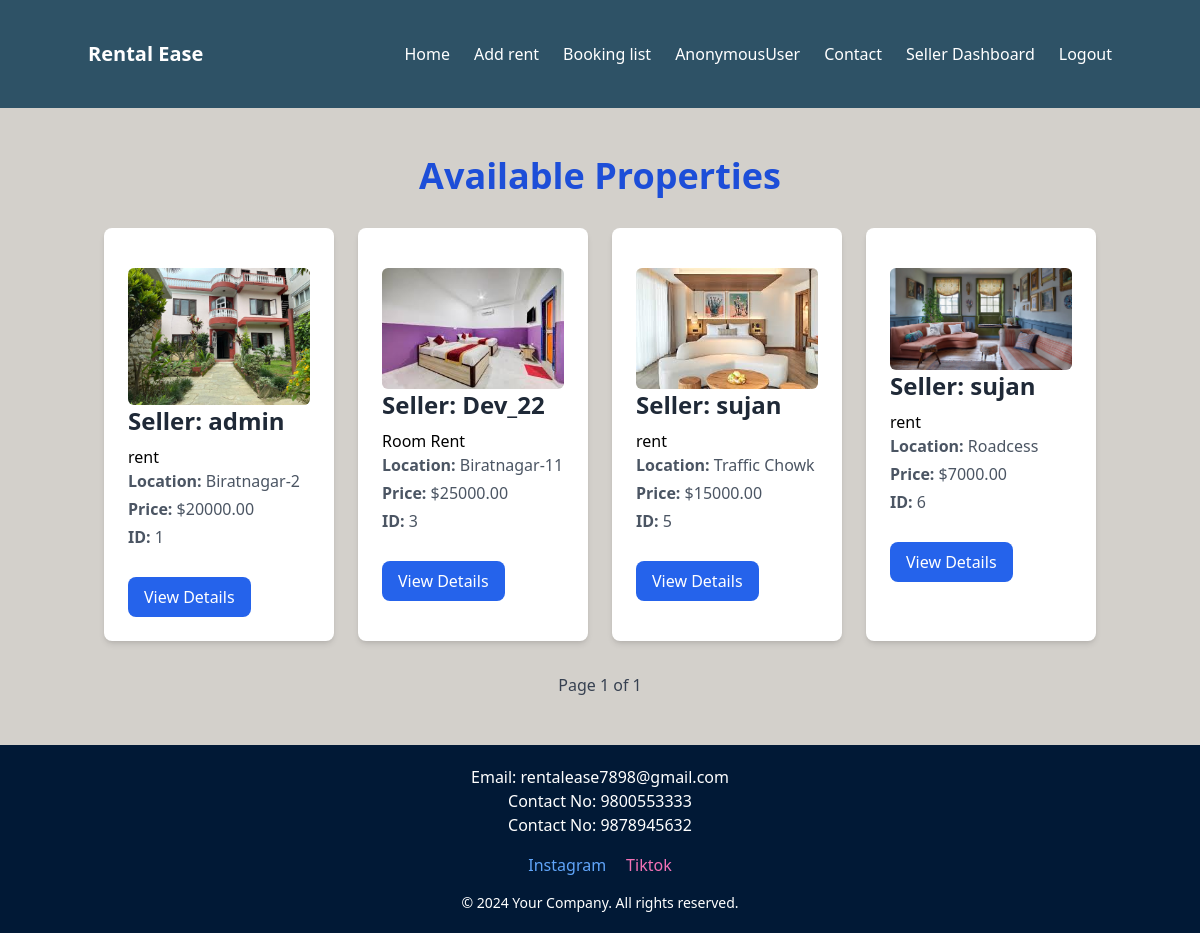
The app's page /property?page=2, older data.
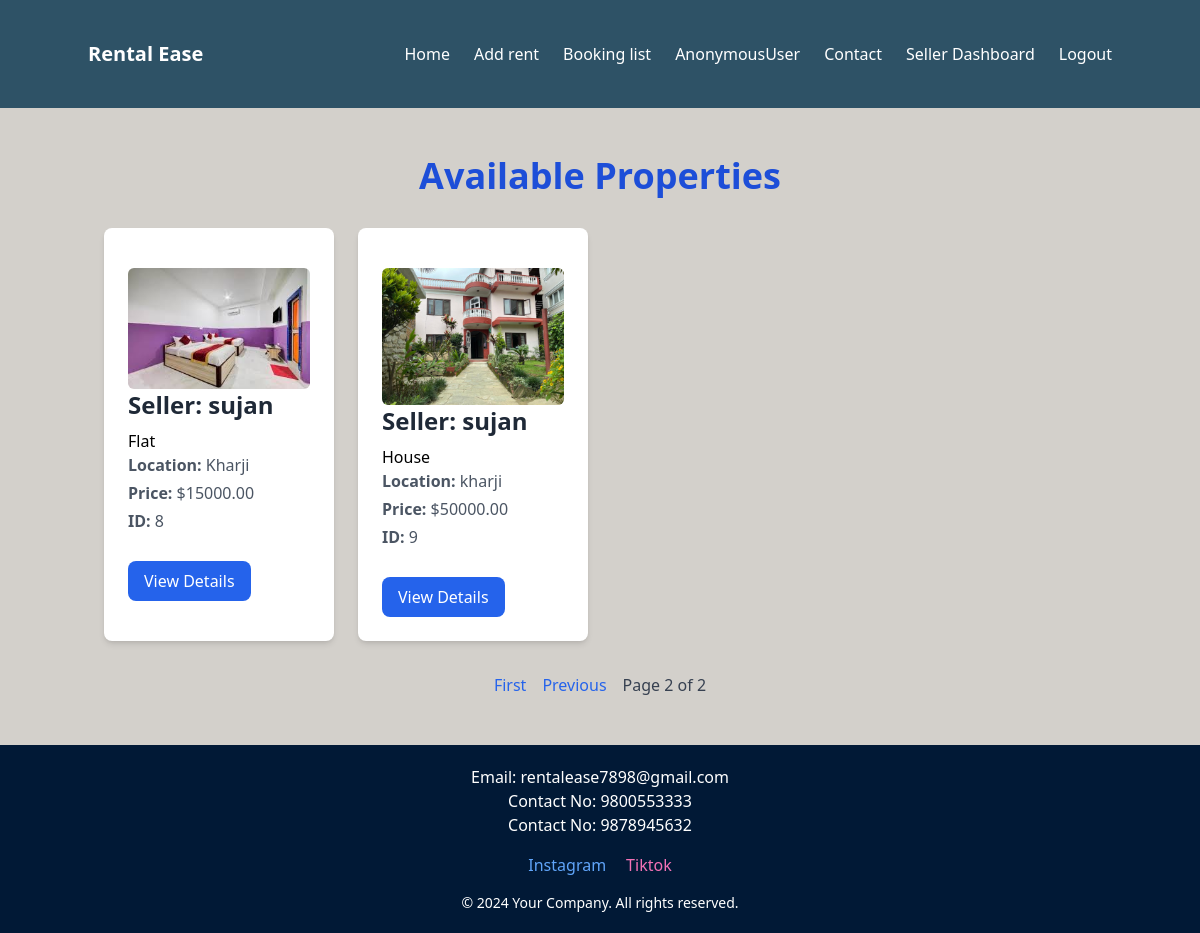
The same page, newer data.
### app/models.py (models this page shows, shortened)
class Property(models.Model):
    seller = models.ForeignKey(User, on_delete=models.CASCADE, related_name='properties',default=True)
    title = models.CharField(max_length=255)
    description = models.TextField()
    price = models.DecimalField(max_digits=10, decimal_places=2)
    location = models.CharField(max_length=255)
    approval_status = models.CharField(
        max_length=10,
        choices=[('approved', 'Approved'), ('rejected', 'Rejected'), ('pending', 'Pending')],
        default='pending'
    )
    is_available = models.BooleanField(default=True)
    is_booked = models.BooleanField(default=False)
    image = models.ImageField(upload_to='property_images/', blank=True, null=True)
    slug = models.SlugField(unique=True, blank=True)  # Unique slug for the property

### app/views.py (the view)
# urls.py: path('property', Properties, name='allproperties'),
def Properties(request):
    property=Property.objects.filter(is_booked=False)
    paginator = Paginator(property, 4)  # Show 4 properties per page
    page_number = request.GET.get('page')  # Get the page number from URL
    page_obj = paginator.get_page(page_number)  # Get the corresponding page object
    context={
        'property':property,
        'page_obj':page_obj
    }
    return render(request,'property.html',context)

### app/templates/property.html (shortened to what this page needs)
{% extends 'navbar_footer.html' %} {% block content %}
<body class="bg-[#D3D0CBFF] font-sans">
  <div class="container mx-auto px-4 py-12">
    <h1 class="text-4xl font-bold text-blue-700 text-center mb-8">
      Available Properties
    </h1>
    <div class="grid gap-6 md:grid-cols-2 lg:grid-cols-4">
      {% if page_obj.object_list %} {% for item in page_obj.object_list %}
      <div
        class="bg-white rounded-lg shadow-md p-6 transform hover:scale-105 transition duration-300"
      >
      {% if item.image %}
      <img
        src="{{ item.image.url }}"
        alt="{{ item.title }}"
        class="mt-4 rounded-md max-w-full max-h-30 object-contain"
      />
      {% else %}
      <div
        class="mt-4 rounded-md max-w-full max-h-30 bg-gray-200 flex items-center justify-center"
      >
        <span class="text-gray-500">No Image Available</span>
      </div>
      {% endif %}
        <h2 class="text-2xl font-semibold text-gray-800 mb-2">
          Seller: {{ item.seller }}
        </h2>
        <a href="{% if item.slug %}{% url 'property_detail' slug=item.slug %}{% else %}#{% endif %}">
          {{ item.title }}
        </a>
        <p class="text-gray-600 mb-1">
          <strong>Location:</strong> {{ item.location }}
        </p>
        <p class="text-gray-600 mb-1">
          <strong>Price:</strong> ${{ item.price }}
        </p>
        <p class="text-gray-600 mb-3"><strong>ID:</strong> {{ item.id }}</p>
        <a
          href="{% url 'book_property' item.id %}"
          class="inline-block bg-blue-600 text-white py-2 px-4 rounded-lg hover:bg-blue-700 transition duration-300 mt-4"
        >
          View Details
        </a>
      </div>
      {% endfor %} {% else %}
      <p class="text-center text-gray-500 col-span-full">
        No properties available at the moment.
      </p>
      {% endif %}
    </div>
    <div class="flex justify-center mt-8">
      <div class="flex items-center space-x-4">
        {% if page_obj.has_previous %}
        <a
          href="?page=1"
          class="text-blue-600 hover:text-blue-700 font-medium"
        >
          First
        </a>
        <a
          href="?page={{ page_obj.previous_page_number }}"
          class="text-blue-600 hover:text-blue-700 font-medium"
        >
          Previous
        </a>
        {% endif %}
        <span class="text-gray-700 font-medium">
          Page {{ page_obj.number }} of {{ page_obj.paginator.num_pages }}
        </span>
      </div>
    </div>
    </div>
  </div>
</body>
{% endblock %}

Row changes from the older to the newer data that the page shows:
no longer on this page (row unchanged): Property: image (picture), seller "admin", title "rent", location "Biratnagar-2", price "20000.00", id "1"
no longer on this page (row unchanged): Property: image (picture), seller "Dev_22", title "Room Rent", location "Biratnagar-11", price "25000.00", id "3"
no longer on this page (row unchanged): Property: image (picture), seller "sujan", title "rent", location "Traffic Chowk", price "15000.00", id "5"
no longer on this page (row edited): Property: image (picture), seller "sujan", title "rent", location "Roadcess", price "7000.00", id "6"
added Property: image (picture), seller "sujan", title "Flat", location "Kharji", price "15000.00", id "8"
added Property: image (picture), seller "sujan", title "House", location "kharji", price "50000.00", id "9"
Text that changed along with them:
{{ page_obj.number }}: "1" → "2"
{{ page_obj.paginator.num_pages }}: "1" → "2"
text now shown: "First Previous"
